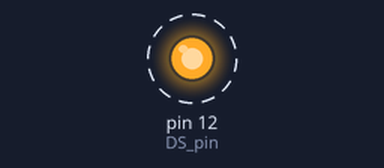
Bench run of a sketch on a simulated Arduino Uno, built with avr-gcc and run on an emulated ATmega328P. Parts: output pins drawn as LEDs (lit = HIGH). Dashed ring = blinking. Pins used as bus, display or sensor lines are not drawn.

Above: at 0.9 s.
Timing chart, 0 to 3.9 s (numbered marks = the images above):
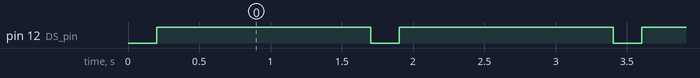

The sketch:

switchregister.ino
```cpp
int DS_pin = 12;
int STCP_pin =10;
int SHCP_pin =11;


void setup() {
  pinMode(DS_pin,OUTPUT);
  pinMode(STCP_pin,OUTPUT);
  pinMode(SHCP_pin,OUTPUT);
  writereg();


}
boolean registers[7];

void writereg(){
  digitalWrite(SHCP_pin,LOW);
  for (int i=7; i>=0; i--)
  {
    digitalWrite(SHCP_pin,LOW);
    digitalWrite(DS_pin,registers[1]);
    digitalWrite(STCP_pin,HIGH);
    }

    digitalWrite(SHCP_pin,HIGH);
  }
void loop() {
  for (int i = 0; i<9; i++)
  {
    registers[i]=HIGH;
    delay(100);
    writereg();
  }
  for(int i = 8; i>0; i--)
  {
    registers[i]= LOW;
    delay(100) ;
    writereg();
    }
  }
```

Measured:
- by itself, pin 12 (DS_pin): alternates HIGH for 1.5 s and LOW for 0.20 s
